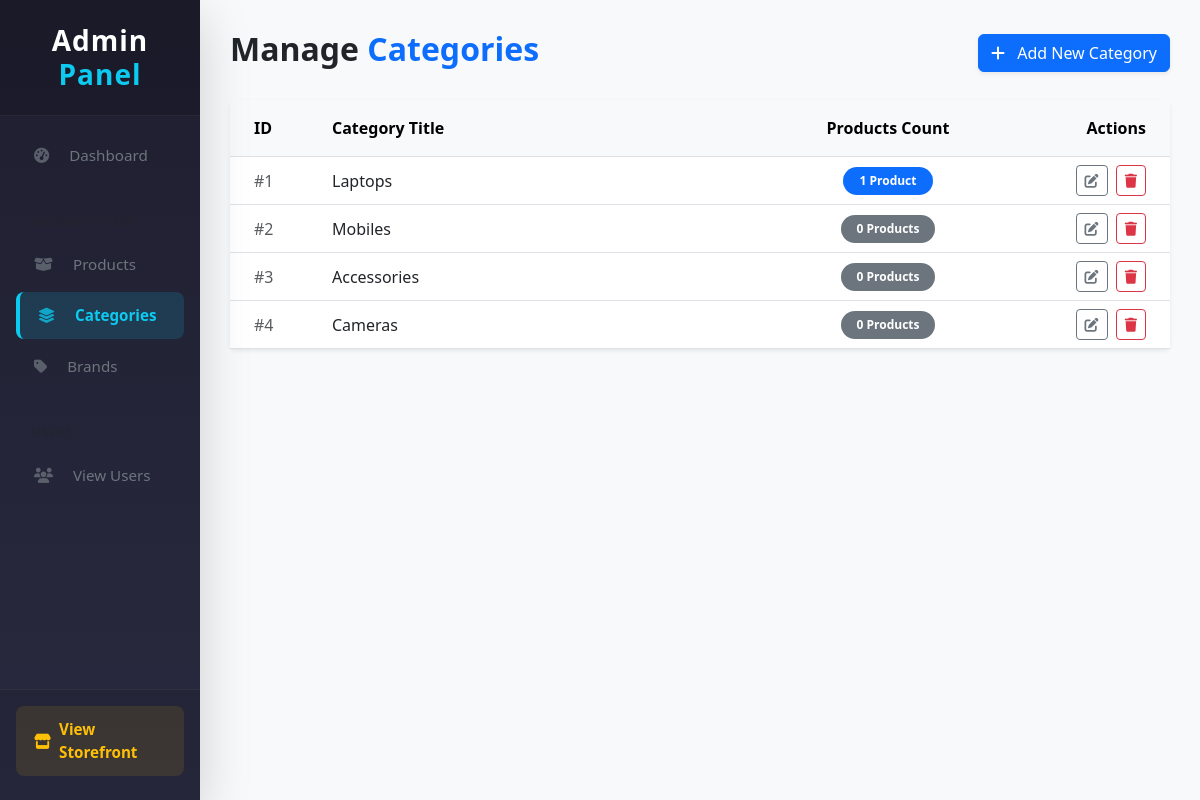
Page /admin_area/index.php?categories on the committed database.
### tables this page shows
CREATE TABLE categories (
    category_id INT(11) NOT NULL AUTO_INCREMENT,
    category_title VARCHAR(100) NOT NULL,
    PRIMARY KEY (category_id)
);

### admin_area/categories.php (the view, shortened to what this page needs)
<div class="d-flex justify-content-between align-items-center mb-4">
    <h2 class="fw-bold">Manage <span class="text-primary">Categories</span></h2>
    <button type="button" class="btn btn-primary shadow-sm" data-bs-toggle="modal" data-bs-target="#addCategoryModal">
        <i class="fa-solid fa-plus me-2"></i> Add New Category
    </button>
</div>
<div class="card border-0 shadow-sm">
    <div class="card-body p-0">
        <div class="table-responsive">
            <table class="table table-hover align-middle mb-0">
                <thead class="table-light">
                    <tr>
                        <th class="px-4 py-3" style="width: 10%;">ID</th>
                        <th class="py-3" style="width: 50%;">Category Title</th>
                        <th class="py-3 text-center" style="width: 20%;">Products Count</th>
                        <th class="px-4 py-3 text-end" style="width: 20%;">Actions</th>
                    </tr>
                </thead>
                <tbody>
                    <?php
                        $get_categories = "
                            SELECT c.category_id, c.category_title, COUNT(p.p_id) as product_count
                            FROM categories c
                            LEFT JOIN products p ON c.category_id = p.category_id
                            GROUP BY c.category_id, c.category_title
                            ORDER BY c.category_id ASC
                        ";
                        $result = mysqli_query($con, $get_categories);
                        $number = 0;
                        while($row = mysqli_fetch_assoc($result)){
                            $category_id = $row['category_id'];
                            $category_title = htmlspecialchars($row['category_title'], ENT_QUOTES);
                            $product_count = $row['product_count'];
                            $number++;
                            ?>
                            <tr>
                                <td class='px-4 text-muted'>#<?php echo $number; ?></td>
                                <td class='fw-medium'><?php echo $category_title; ?></td>
                                <td class='text-center'>
                                    <span class='badge bg-<?php echo ($product_count > 0) ? "primary" : "secondary"; ?> rounded-pill px-3 py-2'>
                                        <?php echo $product_count; ?> <?php echo ($product_count == 1) ? "Product" : "Products"; ?>
                                    </span>
                                </td>
                                <td class='px-4 text-end'>
                                    <a href='#' data-bs-toggle='modal' data-bs-target='#editCategoryModal<?php echo $category_id; ?>' class='btn btn-sm btn-outline-secondary me-1'><i class='fa-solid fa-pen-to-square'></i></a>
                                    <a href='index.php?categories&delete_category=<?php echo $category_id; ?>' class='btn btn-sm btn-outline-danger' onclick="event.preventDefault(); Swal.fire({title: 'Are you sure?', text: 'Deleting this category will permanently delete all products inside it. You won\'t be able to revert this!', icon: 'warning', showCancelButton: true, confirmButtonColor: '#d33', cancelButtonColor: '#3085d6', confirmButtonText: 'Yes, delete it!'}).then((result) => { if (result.isConfirmed) { window.location.href = this.href; } });"><i class='fa-solid fa-trash'></i></a>
                                </td>
                            </tr>
                            <?php
                        }
                    ?>
                </tbody>
            </table>
        </div>
    </div>
</div>

### admin_area/index.php (style rules this page uses)
body { background-color: #f8f9fa; overflow-x: hidden; font-family: system-ui, -apple-system, "Segoe UI", Roboto, "Helvetica Neue", Arial, sans-serif; }

### rows in the picture
categories: category_title "Laptops", product_count "1", shows "Product"
categories: category_title "Mobiles", product_count "0", shows "Products"
categories: category_title "Accessories", product_count "0", shows "Products"
categories: category_title "Cameras", product_count "0", shows "Products"
